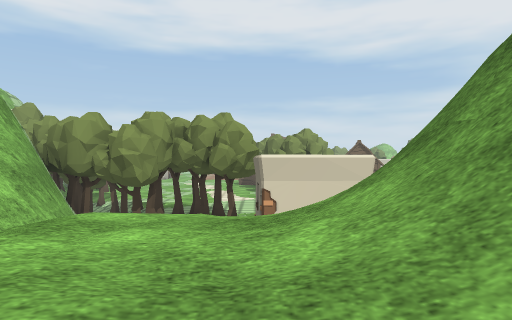
[1] (above)

24 first-person views from a walk through a scene from a Unity 3-D project. The camera is 1.2 m above the floor, looks level and sees 75° across. The floor is counted in squares, 2 m on a side. Each view is taken from the middle of a square. On the plan, view 1 faces up. The plan holds only what a view shows up to about 10 squares ahead; the rest is blank. The place goes on beyond the plan. Some animated figures are left out. Some surface patterns are stand-ins.

[2]
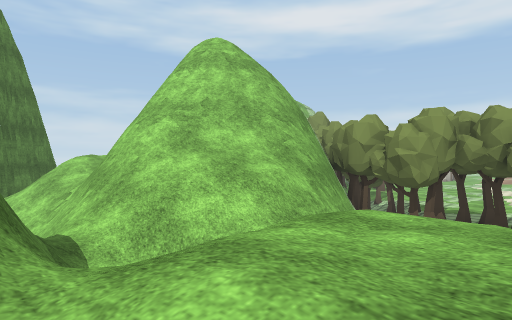

[3]
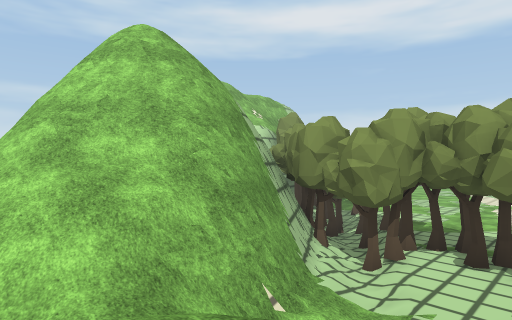

[4]
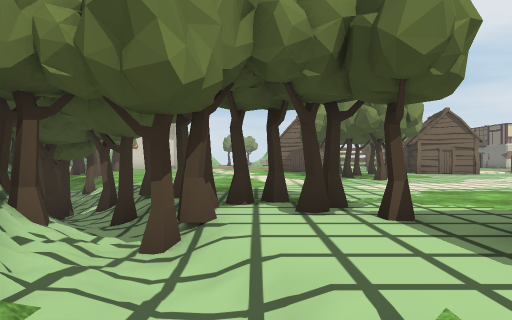

[5]
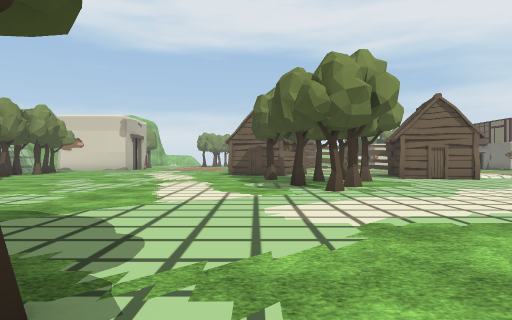

[6]
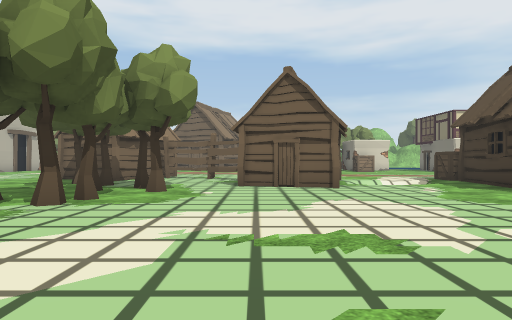

[7]
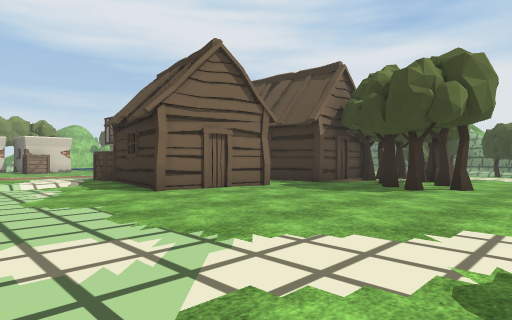

[8]
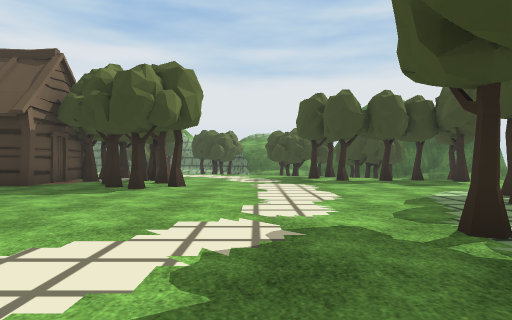

[9]
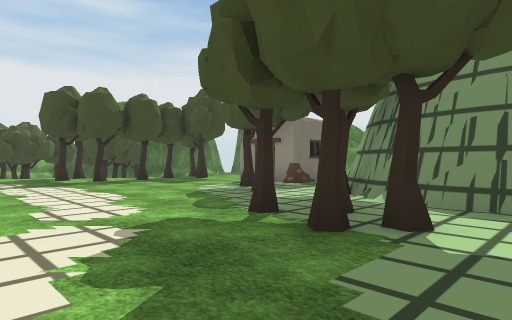

[10]
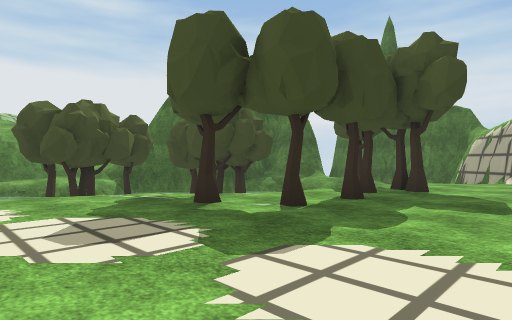

[11]
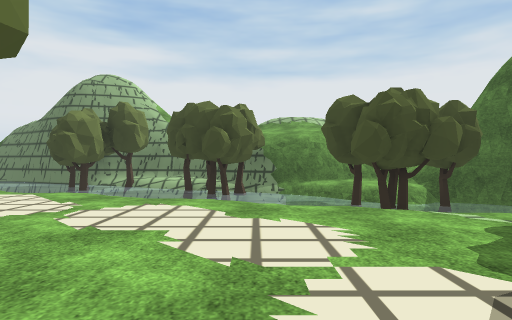

[12]
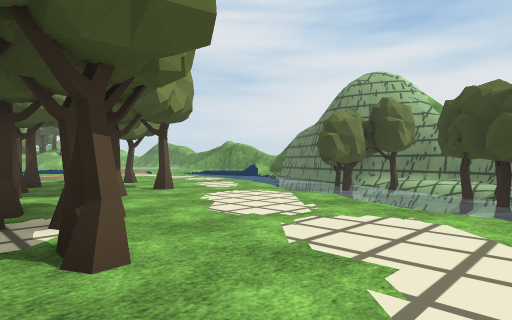

[13]
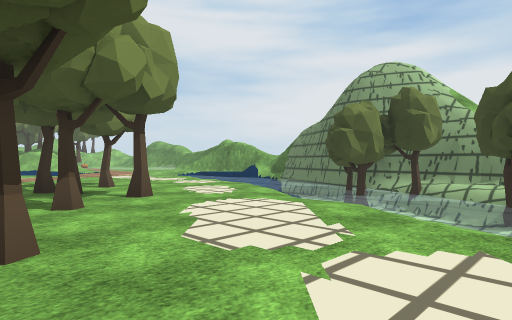

[14]
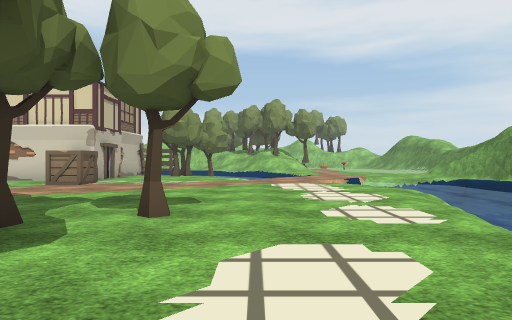

[15]
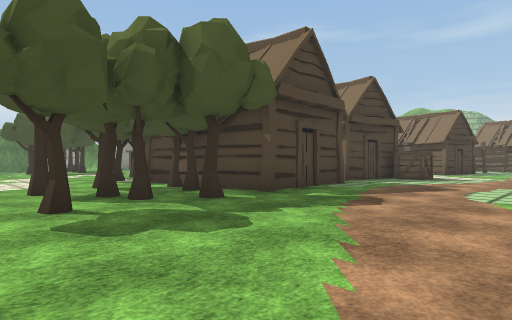

[16]
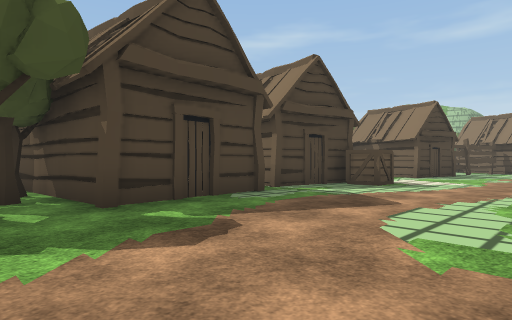

[17]
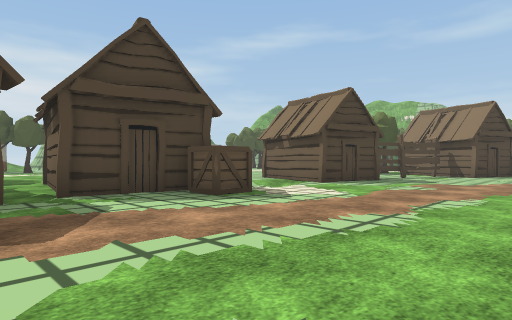

[18]
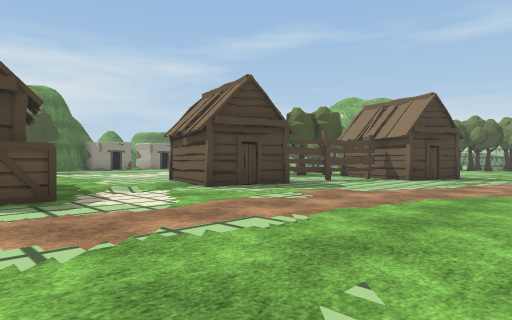

[19]
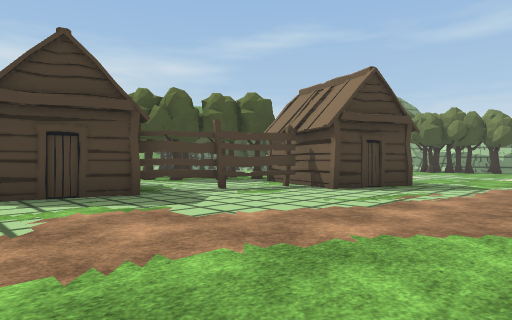

[20]
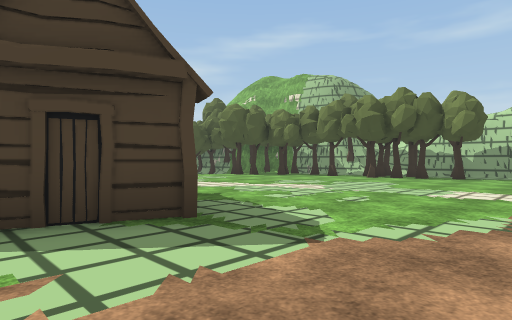

[21]
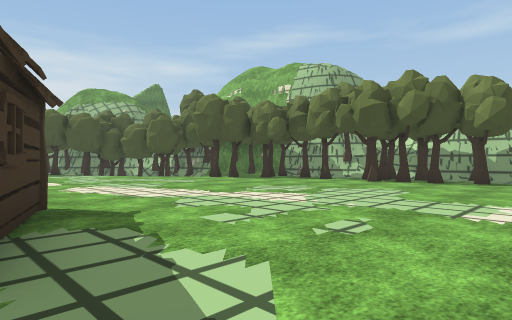

[22]
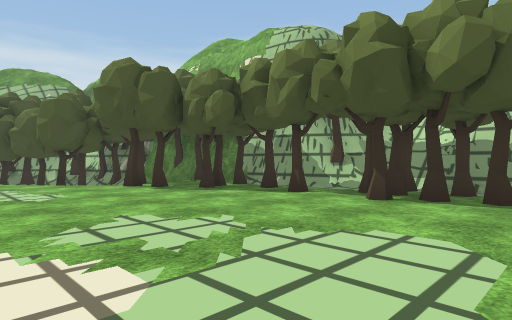

[23]
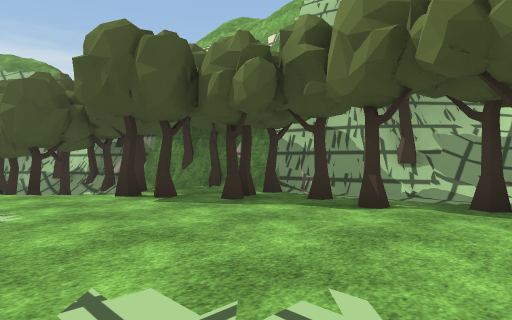

[24]
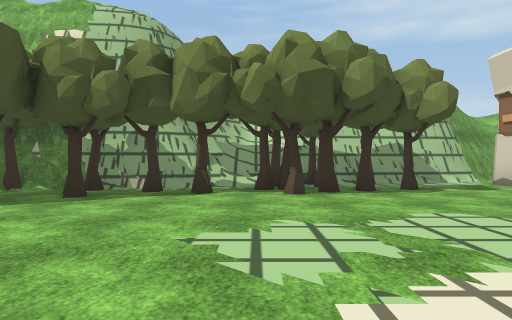

### Floor plan
Key: @ floor where view 1 was taken; # wall or solid block; . main floor; - floor 0.25 m lower than the main floor; _ floor 0.5 m lower than the main floor; : floor 8.25 m higher than the main floor; + floor 10.5 m higher than the main floor; / step, stairs or slope; = window, fence, low wall or low ledge; ≈ water the walk keeps out of; v drop or lower ground; T tree; H hut; F fence; O other object.
Columns run from 13 left of view 1 to 27 right of it. Each row starts with its distance up from view 1.
 27 #.#        ..... .........  ## ....../ ≈≈
 26 ##............................ ....../ ≈≈
 25 ##............................O......./≈≈
 24  #TT.........H.........................≈≈
 23  ##T.........H.H....................../≈≈
 22  #TTT.........HFF....................._≈
 21  #TT........HHH..F.HH./.O.......T.T...≈
 20  ## T........TT...  H///HHH.HHH..T....
 19  ###T.........T...H H...H H.H HT.T....≈≈
 18   #TTT.......T.TT...H...H H.H HTT.T..≈≈T
 17   ##.T..........T.......HHH.H H...../≈≈TT
 16 ####T.T.......TT.............TTT.... ≈≈≈T
 15 #vv#TT/........T............T.TT.../ ≈≈≈=
 14 += vOTT/...................T..TT...≈≈≈≈T#
 13     OTTT/...................TT.....  ≈TO#
 12     #T/T/..........................  ≈TT
 11     ##/TTT....... . ..............  ≈≈≈#
 10      ##TTTTT....    .............. TTT-#
  9         TTTTT..     .TTT.......T..  T=.#
  8         #TT.T..     ..........T.T  ≈T###
  7         v#//.#       ##T.TT...T.  TT≈#
  6        :v##/.##       ##......T. TTT #
  5        v###/             ###.TTT  O#
  4       ##//=/                ...T
  3    ///#=///////             ...
  2    ///##/// ///#             .
  1     ///////////             ###
  0           ##/@                #

Positions as (right, up) in squares from view 1, and headings:
1: (0, 0), facing up
2: (0, 0), facing up-left
3: (0, 2), facing up-left
4: (-2, 5), facing up
5: (0, 8), facing up
6: (5, 11), facing up
7: (7, 11), facing up-right
8: (7, 11), facing right
9: (7, 12), facing down-right
10: (14, 12), facing down-right
11: (16, 12), facing right
12: (17, 12), facing up-right
13: (18, 13), facing up-right
14: (22, 17), facing up
15: (22, 25), facing down-left
16: (19, 25), facing down-left
17: (15, 26), facing down-left
18: (12, 27), facing down-left
19: (8, 27), facing down-left
20: (2, 27), facing down-left
21: (0, 26), facing down-left
22: (-4, 24), facing down-left
23: (-5, 22), facing down-left
24: (-3, 21), facing left
